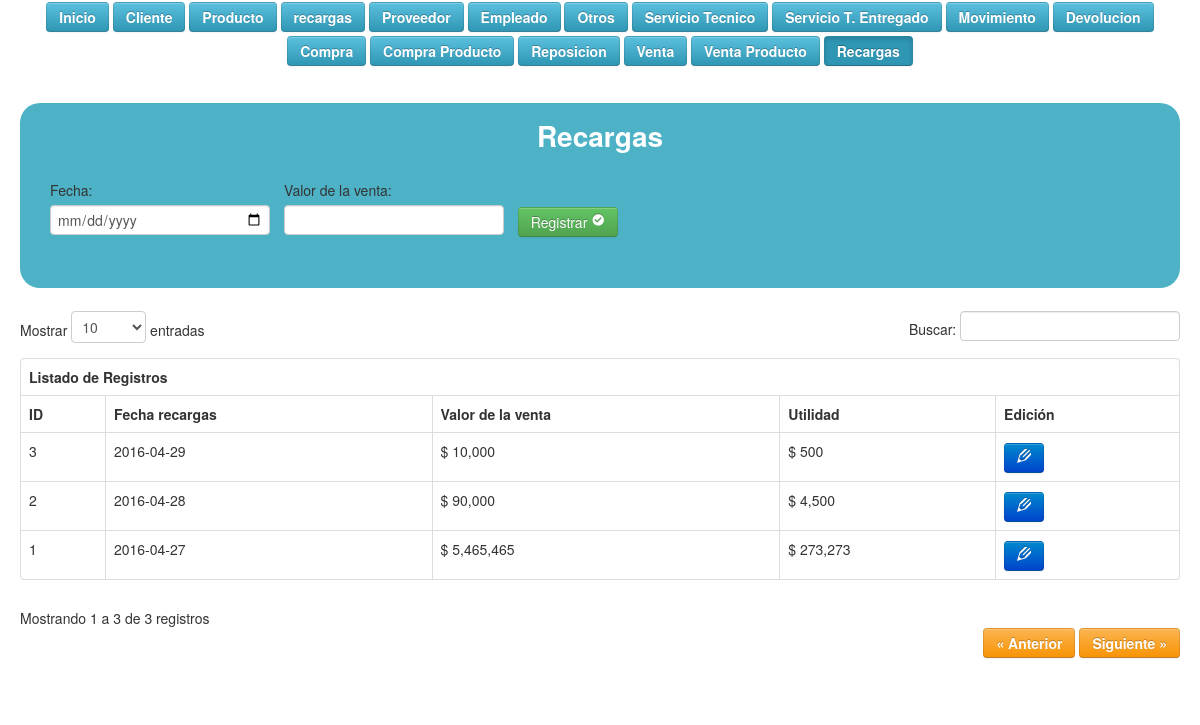
Page /vista/vrecargas.php on the committed database.
### tables this page shows
CREATE TABLE IF NOT EXISTS `tbrecargas` (
  `idrecarga` int(11) NOT NULL,
  `fecha` date NOT NULL,
  `venta_recarga` int(11) NOT NULL,
  `utilidad` int(11) NOT NULL
);

### controlador/crecargas.php (called while the page is built, shortened)
<?php
	include('modelo/mrecargas.php');
	$recargas = new Mrecargas();

### modelo/mrecargas.php (called while the page is built, shortened)
<?php
	include('controlador/conexion.php');
	include('functions.php');
	class Mrecargas extends Funciones
	{
		function consultar_recargas()
		{
			$sql = "SELECT * FROM `tbrecargas` ORDER BY idrecarga DESC";
			 return $this->SeleccionDatos($sql);
		}
	}

### modelo/functions.php (called while the page is built, shortened)
<?php
	class Funciones {
        function SeleccionDatos($consulta)
        {
                $conexionBD = new conexion();
                $conexionBD -> conectarBD();
                $datos = $conexionBD -> ejeCon($consulta, 0);
                return $datos;
        }
}

### controlador/configuracion.php (called while the page is built)
<?php
	$serv_bd = "localhost";
	$usu_bd = "root";
	$pass_bd = "";
	$bd = "bdwold";
?>

### controlador/conexion.php (called while the page is built, shortened)
<?php
	class conexion {
		var $link;
		function conectarBD() {
			include("configuracion.php");
			$this -> link = mysqli_connect ($serv_bd, $usu_bd, $pass_bd);
			$bd2 = mysqli_select_db($this->link,$bd);
		}
		function ejeCon($con, $op) {
			$this -> resultado = mysqli_query($this->link,$con) or die("La consulta fallo: ". mysqli_error($this->link));
			if($op == 0) {
				while ($linea = mysqli_fetch_array($this -> resultado)) {
					$arrayResultado[] = $linea;
				}
			} else {
				$arrayResultado[] = 0;
			}
			$resarr = isset ($arrayResultado) ? $arrayResultado: NULL;
			if($resarr) {
				return $arrayResultado;
			}
		}
	}
?>

### vista/vrecargas.php (the view, shortened to what this page needs)
<!DOCTYPE html>
	<html lang="es">
	 <html class="no-js">
	   <head>
	        <link rel="stylesheet" href="css/normalize.css">
	        <link rel="stylesheet" href="css/main.css">
	        <link rel="stylesheet" href="css/bootstrap.css"/>
	        <link rel="stylesheet" href="css/bootstrap-responsive.css"/>
	        <link rel="stylesheet" href="css/tablaResponsive.css"/>
	        <link rel="stylesheet" href="css/datatable.css"/>
	        <link rel="stylesheet" href="css/estilo.css">
	        <link rel="stylesheet" href="fonts/style.css">
	    </head>
		<body >
			<div class="container-fluid">
			<div id="menu">
			  	<a href="index.php"><button type="button" class="btn btn-info m">Inicio</button></a>
			  	<a href="index.php?pag=2"><button type="button" class="btn btn-info m">Cliente</button></a>
			  	<a href="index.php?pag=3"><button type="button" class="btn btn-info m">Producto</button></a>
			  	<a href="index.php?pag=5"><button type="button" class="btn btn-info m">recargas</button></a>
			  	<a href="index.php?pag=7"><button type="button" class="btn btn-info m">Proveedor</button></a>
			  	<a href="index.php?pag=9"><button type="button" class="btn btn-info m">Empleado</button></a>
			  	<a href="index.php?pag=11"><button type="button" class="btn btn-info m">Otros</button></a>
			  	<a href="index.php?pag=13"><button type="button" class="btn btn-info m">Servicio Tecnico</button></a>
			  	<a href="index.php?pag=15"><button type="button" class="btn btn-info m">Servicio T. Entregado</button></a>
			  	<a href="index.php?pag=16"><button type="button" class="btn btn-info m">Movimiento</button></a>
			  	<a href="index.php?pag=18"><button type="button" class="btn btn-info m">Devolucion</button></a>
			  	<a href="index.php?pag=19"><button type="button" class="btn btn-info m">Compra</button></a>
			  	<a href="index.php?pag=20"><button type="button" class="btn btn-info m">Compra Producto</button></a>
			  	<a href="index.php?pag=21"><button type="button" class="btn btn-info m">Reposicion</button></a>
			  	<a href="index.php?pag=24"><button type="button" class="btn btn-info m">Venta</button></a>
			  	<a href="index.php?pag=26"><button type="button" class="btn btn-info m">Venta Producto</button></a>
			  	<a href=""><button type="button" class="btn btn-info m active">Recargas</button></a>
			</div>
			<div class="row-fluid">
			<div class="span12">
				<?php include('controlador/crecargas.php'); ?>
				<div class="container-fluid lol">
				<div class="eti">Recargas</div>
					<form action="" method="POST">
						<div class="form-group campo">
    				        <label for="">Fecha:</label>
    				        <input type="date" class="form-control" name="fecha">
						</div>
						<div class="form-group campo">
    				        <label for="">Valor de la venta:</label>
    				        <input type="number" class="form-control" name="venta_recarga">
						</div>
						 <div class="form-group campo"> <br>
    				        <button type="submit" class="btn btn-success" value="Insertar">Registrar <span class="icon-checkmark"></span></button>
    				    </div>
					</form>
				</div>
				<?php $consultarecargas = $recargas->consultar_recargas(); ?>
				<div id='no-more-tables'>
					<table class="table table-bordered table-hover" id="example">
				 		<thead>
            				<tr>
            				    <th colspan="3">Listado de Registros</th>
            				</tr>
            				<tr>
            				    <th>ID</th>
								<th>Fecha recargas</th>
								<th>Valor de la venta</th>
								<th>Utilidad</th>
								<th>Edición</th>
            				</tr>
        				</thead>
        				<tbody>
            				<?php for($i=0;$i<count($consultarecargas);$i++): ?>
							<tr>
								<td data-title='ID'><?= $consultarecargas[$i]['idrecarga'] ?></td>
								<td data-title='Fecha recargas'><?= $consultarecargas[$i]['fecha'] ?></td>
								<td data-title='valor venta'>$ <?= number_format($consultarecargas[$i]['venta_recarga']) ?></td>
								<td data-title='Utilidad'>$ <?= number_format($consultarecargas[$i]['utilidad']) ?></td>
								<td data-title='Edición'><a href="index.php?pag=32&id=<?= $consultarecargas[$i]['idrecarga'] ?>" class="btn btn-primary"><span class="icon-pencil2"></span></a></td>
							</tr>
							<?php endfor; ?>
        				</tbody>
					</table>
				</div>
		    </div>
			</div>
			<br/><br/>
		</div>
		</body>
	</html>

### css/main.css (style rules this page uses)
html, button, input, select, textarea { color: #222; }
body { font-size: 1em; line-height: 1.4; }

### css/datatable.css (style rules this page uses)
table { margin: 1em 0; clear: both; }

### css/estilo.css (style rules this page uses)
#menu { margin: auto; text-align: center; }
.m, a { color: #FFF; font-weight: bold; margin-bottom: 2px; margin-top: 2px; }
.eti { width: 100%; text-align: center; color: #FFF; font-size: 200%; font-weight: bolder; margin-bottom: 3%; border-radius: 12px; }
.lol { background-color: #4DB2C6; border-radius: 20px; margin-bottom: 2%; margin-top: 3%; padding-bottom: 2%; padding-top: 2%; }
.campo { display: inline-block; margin-left: 10px; vertical-align: middle; }

### rows in the picture
tbrecargas: idrecarga "3", fecha "2016-04-29", venta_recarga "10,000", utilidad "500"
tbrecargas: idrecarga "2", fecha "2016-04-28", venta_recarga "90,000", utilidad "4,500"
tbrecargas: idrecarga "1", fecha "2016-04-27", venta_recarga "5,465,465", utilidad "273,273"
